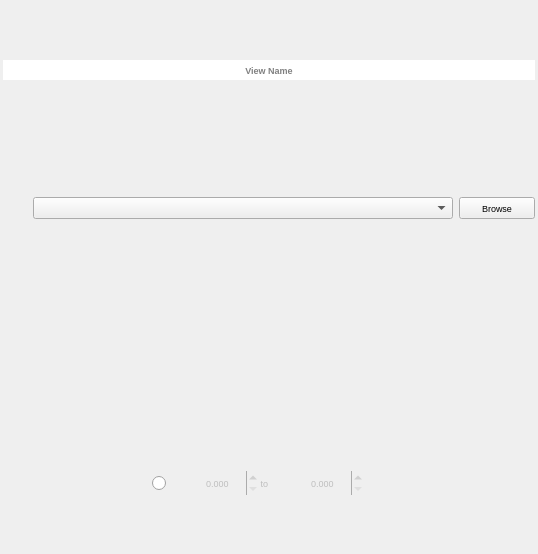
<?xml version="1.0" encoding="UTF-8"?>
<ui version="4.0">
 <class>ViewWidget</class>
 <widget class="QWidget" name="ViewWidget">
  <property name="geometry">
   <rect>
    <x>0</x>
    <y>0</y>
    <width>538</width>
    <height>554</height>
   </rect>
  </property>
  <layout class="QVBoxLayout" name="verticalLayout">
   <property name="spacing">
    <number>3</number>
   </property>
   <property name="leftMargin">
    <number>3</number>
   </property>
   <property name="topMargin">
    <number>3</number>
   </property>
   <property name="rightMargin">
    <number>3</number>
   </property>
   <property name="bottomMargin">
    <number>3</number>
   </property>
   <item>
    <widget class="QWidget" name="widget_2" native="true">
     <layout class="QHBoxLayout" name="horizontalLayout">
      <property name="spacing">
       <number>0</number>
      </property>
      <property name="leftMargin">
       <number>0</number>
      </property>
      <property name="topMargin">
       <number>0</number>
      </property>
      <property name="rightMargin">
       <number>0</number>
      </property>
      <property name="bottomMargin">
       <number>0</number>
      </property>
      <item>
       <widget class="QLineEdit" name="QLabel_ViewName">
        <property name="font">
         <font>
          <pointsize>7</pointsize>
          <weight>75</weight>
          <bold>true</bold>
         </font>
        </property>
        <property name="frame">
         <bool>false</bool>
        </property>
        <property name="alignment">
         <set>Qt::AlignCenter</set>
        </property>
        <property name="placeholderText">
         <string>View Name</string>
        </property>
       </widget>
      </item>
     </layout>
    </widget>
   </item>
   <item>
    <widget class="QWidget" name="widget_26" native="true">
     <layout class="QHBoxLayout" name="horizontalLayout_26">
      <property name="leftMargin">
       <number>0</number>
      </property>
      <property name="topMargin">
       <number>0</number>
      </property>
      <property name="rightMargin">
       <number>0</number>
      </property>
      <property name="bottomMargin">
       <number>0</number>
      </property>
      <item>
       <widget class="QToolButton" name="layerStyleEditor">
        <property name="maximumSize">
         <size>
          <width>16777215</width>
          <height>22</height>
         </size>
        </property>
        <property name="font">
         <font>
          <pointsize>7</pointsize>
         </font>
        </property>
        <property name="toolTip">
         <string>Open the style editor for this layer</string>
        </property>
        <property name="text">
         <string/>
        </property>
        <property name="icon">
         <iconset>
          <normaloff>:/plugins/pca4cd/icons/layer_properties.svg</normaloff>:/plugins/pca4cd/icons/layer_properties.svg</iconset>
        </property>
        <property name="toolButtonStyle">
         <enum>Qt::ToolButtonIconOnly</enum>
        </property>
        <property name="autoRaise">
         <bool>true</bool>
        </property>
       </widget>
      </item>
      <item>
       <widget class="QgsMapLayerComboBox" name="QCBox_RenderFile">
        <property name="sizePolicy">
         <sizepolicy hsizetype="Ignored" vsizetype="Maximum">
          <horstretch>0</horstretch>
          <verstretch>0</verstretch>
         </sizepolicy>
        </property>
        <property name="maximumSize">
         <size>
          <width>16777215</width>
          <height>22</height>
         </size>
        </property>
        <property name="font">
         <font>
          <pointsize>7</pointsize>
         </font>
        </property>
        <property name="allowEmptyLayer">
         <bool>true</bool>
        </property>
       </widget>
      </item>
      <item>
       <widget class="QPushButton" name="QCBox_browseRenderFile">
        <property name="sizePolicy">
         <sizepolicy hsizetype="Fixed" vsizetype="Fixed">
          <horstretch>0</horstretch>
          <verstretch>0</verstretch>
         </sizepolicy>
        </property>
        <property name="maximumSize">
         <size>
          <width>76</width>
          <height>22</height>
         </size>
        </property>
        <property name="font">
         <font>
          <pointsize>7</pointsize>
         </font>
        </property>
        <property name="text">
         <string>Browse</string>
        </property>
       </widget>
      </item>
     </layout>
    </widget>
   </item>
   <item>
    <widget class="RenderWidget" name="render_widget" native="true">
     <property name="sizePolicy">
      <sizepolicy hsizetype="Ignored" vsizetype="Ignored">
       <horstretch>0</horstretch>
       <verstretch>0</verstretch>
      </sizepolicy>
     </property>
    </widget>
   </item>
   <item>
    <widget class="QWidget" name="widget_rangeChangeDetection" native="true">
     <layout class="QHBoxLayout" name="horizontalLayout_3">
      <property name="spacing">
       <number>0</number>
      </property>
      <property name="leftMargin">
       <number>3</number>
      </property>
      <property name="topMargin">
       <number>3</number>
      </property>
      <property name="rightMargin">
       <number>3</number>
      </property>
      <property name="bottomMargin">
       <number>3</number>
      </property>
      <item>
       <spacer name="horizontalSpacer_4">
        <property name="orientation">
         <enum>Qt::Horizontal</enum>
        </property>
        <property name="sizeHint" stdset="0">
         <size>
          <width>40</width>
          <height>20</height>
         </size>
        </property>
       </spacer>
      </item>
      <item>
       <widget class="QRadioButton" name="EnableChangeDetection">
        <property name="font">
         <font>
          <pointsize>7</pointsize>
         </font>
        </property>
        <property name="toolTip">
         <string>Enable/Disable the change layer</string>
        </property>
        <property name="text">
         <string/>
        </property>
       </widget>
      </item>
      <item>
       <widget class="QWidget" name="widget_4" native="true">
        <property name="enabled">
         <bool>false</bool>
        </property>
        <property name="sizePolicy">
         <sizepolicy hsizetype="Expanding" vsizetype="Preferred">
          <horstretch>0</horstretch>
          <verstretch>0</verstretch>
         </sizepolicy>
        </property>
        <property name="font">
         <font>
          <pointsize>7</pointsize>
         </font>
        </property>
        <layout class="QHBoxLayout" name="horizontalLayout_4">
         <property name="spacing">
          <number>0</number>
         </property>
         <property name="leftMargin">
          <number>0</number>
         </property>
         <property name="topMargin">
          <number>0</number>
         </property>
         <property name="rightMargin">
          <number>0</number>
         </property>
         <property name="bottomMargin">
          <number>0</number>
         </property>
         <item>
          <widget class="QToolButton" name="PickerRangeFrom">
           <property name="font">
            <font>
             <pointsize>7</pointsize>
            </font>
           </property>
           <property name="toolTip">
            <string>Picker the pixel value using mouse cursor for set the initial change value</string>
           </property>
           <property name="text">
            <string/>
           </property>
           <property name="icon">
            <iconset>
             <normaloff>:/plugins/pca4cd/icons/cursor_picker.svg</normaloff>:/plugins/pca4cd/icons/cursor_picker.svg</iconset>
           </property>
           <property name="autoRaise">
            <bool>true</bool>
           </property>
          </widget>
         </item>
         <item>
          <widget class="QDoubleSpinBox" name="RangeChangeFrom">
           <property name="maximumSize">
            <size>
             <width>16777215</width>
             <height>24</height>
            </size>
           </property>
           <property name="font">
            <font>
             <pointsize>7</pointsize>
            </font>
           </property>
           <property name="toolTip">
            <string>Initial change value</string>
           </property>
           <property name="frame">
            <bool>false</bool>
           </property>
           <property name="alignment">
            <set>Qt::AlignCenter</set>
           </property>
           <property name="decimals">
            <number>3</number>
           </property>
           <property name="maximum">
            <double>100000.000000000000000</double>
           </property>
          </widget>
         </item>
         <item>
          <widget class="QLabel" name="label">
           <property name="font">
            <font>
             <pointsize>7</pointsize>
            </font>
           </property>
           <property name="text">
            <string> to </string>
           </property>
          </widget>
         </item>
         <item>
          <widget class="QToolButton" name="PickerRangeTo">
           <property name="font">
            <font>
             <pointsize>7</pointsize>
            </font>
           </property>
           <property name="toolTip">
            <string>Picker the pixel value using mouse cursor for set the final change value</string>
           </property>
           <property name="text">
            <string/>
           </property>
           <property name="icon">
            <iconset>
             <normaloff>:/plugins/pca4cd/icons/cursor_picker.svg</normaloff>:/plugins/pca4cd/icons/cursor_picker.svg</iconset>
           </property>
           <property name="autoRaise">
            <bool>true</bool>
           </property>
          </widget>
         </item>
         <item>
          <widget class="QDoubleSpinBox" name="RangeChangeTo">
           <property name="maximumSize">
            <size>
             <width>16777215</width>
             <height>24</height>
            </size>
           </property>
           <property name="font">
            <font>
             <pointsize>7</pointsize>
            </font>
           </property>
           <property name="toolTip">
            <string>Final change value</string>
           </property>
           <property name="frame">
            <bool>false</bool>
           </property>
           <property name="alignment">
            <set>Qt::AlignCenter</set>
           </property>
           <property name="decimals">
            <number>3</number>
           </property>
           <property name="maximum">
            <double>100000.000000000000000</double>
           </property>
          </widget>
         </item>
         <item>
          <widget class="QToolButton" name="toolButton">
           <property name="font">
            <font>
             <pointsize>7</pointsize>
            </font>
           </property>
           <property name="toolTip">
            <string>Generate the change layer for this component</string>
           </property>
           <property name="text">
            <string/>
           </property>
           <property name="icon">
            <iconset>
             <normaloff>:/plugins/pca4cd/icons/run.svg</normaloff>:/plugins/pca4cd/icons/run.svg</iconset>
           </property>
           <property name="autoRaise">
            <bool>true</bool>
           </property>
          </widget>
         </item>
        </layout>
       </widget>
      </item>
      <item>
       <spacer name="horizontalSpacer_5">
        <property name="orientation">
         <enum>Qt::Horizontal</enum>
        </property>
        <property name="sizeHint" stdset="0">
         <size>
          <width>40</width>
          <height>20</height>
         </size>
        </property>
       </spacer>
      </item>
     </layout>
    </widget>
   </item>
  </layout>
 </widget>
 <customwidgets>
  <customwidget>
   <class>QgsMapLayerComboBox</class>
   <extends>QComboBox</extends>
   <header>qgsmaplayercombobox.h</header>
  </customwidget>
  <customwidget>
   <class>RenderWidget</class>
   <extends>QWidget</extends>
   <header>pca4cd.gui.change_analysis_view_widget</header>
   <container>1</container>
  </customwidget>
 </customwidgets>
 <resources/>
 <connections>
  <connection>
   <sender>EnableChangeDetection</sender>
   <signal>clicked(bool)</signal>
   <receiver>widget_4</receiver>
   <slot>setEnabled(bool)</slot>
   <hints>
    <hint type="sourcelabel">
     <x>70</x>
     <y>486</y>
    </hint>
    <hint type="destinationlabel">
     <x>94</x>
     <y>456</y>
    </hint>
   </hints>
  </connection>
 </connections>
</ui>
